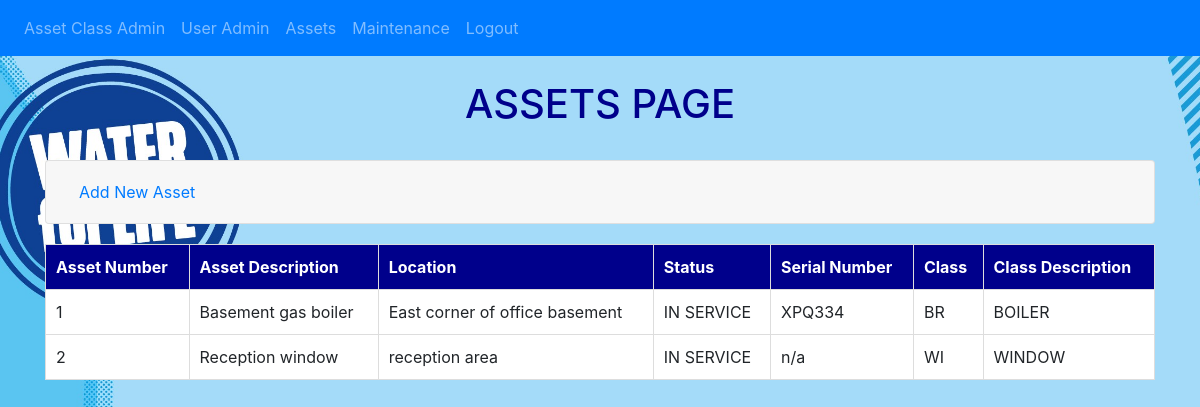
The app's page /assets (signed in) with its own data.
### website/models.py (models this page shows)
class Asset(db.Model):
    id = db.Column(db.Integer, primary_key=True, autoincrement=True)
    description = db.Column(db.String(50), nullable=False)
    location = db.Column(db.String(50), nullable=False)
    status = db.Column(db.String(20), nullable=False)
    serial_number = db.Column(db.String(50))
    class_code_id = db.Column(db.String(2), db.ForeignKey('assetclass.class_code'), nullable=False)
    maintenance = db.relationship('Maintenance', backref='asset', lazy=True)

class Assetclass(db.Model):
    class_code = db.Column(db.String(2), primary_key=True)
    class_desc = db.Column(db.String(50), nullable=False)
    assets = db.relationship('Asset', backref='assetclass', lazy=True)

### website/views.py (the view, shortened to what this page needs)
@views.route('/assets', methods=['GET', 'POST'])
@login_required
def assets():
    AssetList = db.session.query(Asset, Assetclass).join(Assetclass, Asset.class_code_id == Assetclass.class_code).all()
    return render_template("assets.html", user=current_user, asset_list=AssetList)

### website/__init__.py (called while the page is built)
def create_app():
    app = Flask(__name__)
    app.config.from_object('config.Config')
    db.init_app(app)
    from .views import  views
    from .auth import auth
    app.register_blueprint(views, url_prefix='/')
    app.register_blueprint(auth, url_prefix='/')
    from .models import User, Assetclass, Asset, Maintenance
    with app.app_context():
        db.create_all()
    login_manager = LoginManager()
    login_manager.login_view = 'auth.login'
    try:
        login_manager.init_app(app)
        @login_manager.user_loader
        def load_user(id):
            return User.query.get(int(id))
    except Exception as e:
        logging.error(f"Error loading user {id}: {e}")
        return None
    return app

### website/templates/assets.html (shortened to what this page needs)
{% extends "base.html" %}
{% block content %}<br><h1 style="text-align: center; color:darkblue;">ASSETS PAGE</h1><br>
<div class="accordion" id="userAssets">
<div class="card">
    <div class="card-header" id="headingAddAsset">
        <h2 class="mb-0">
            <button class="btn btn-link btn-block text-left" type="button" data-toggle="collapse" data-target="#collapseAddAsset" aria-expanded="false" aria-controls="collapseAddAsset">
                Add New Asset
            </button>
        </h2>
    </div>
</div>
</div>
<table>
    <thead>
        <tr>
            <th>Asset Number</th>
            <th>Asset Description</th>
            <th>Location</th>
            <th>Status</th>
            <th>Serial Number</th>
            <th>Class</th>
            <th>Class Description</th>
        </tr>
    </thead>
    <tbody>
        {% for asset, assetclass in asset_list %}
        <tr>
            <td>{{asset.id}}</td>
            <td>{{asset.description}}</td>
            <td>{{asset.location}}</td>
            <td>{{asset.status}}</td>
            <td>{{asset.serial_number}}</td>
            <td>{{asset.class_code_id}}</td>
            <td>{{assetclass.class_desc}}</td>
        </tr>
        {% endfor %}
    </tbody>
</table>
{% endblock %}

### website/templates/base.html (style rules this page uses)
table { width: 100%; margin: 20px auto; border-collapse: collapse; }
th, td { padding: 10px; text-align: left; border: 1px solid #ddd; }
th { background-color: darkblue; color: white; }
td { background-color: white; }

### records on screen
Asset: id "1", description "Basement gas boiler", location "East corner of office basement", status "IN SERVICE", serial_number "XPQ334", class_code_id "BR", class_desc "BOILER"
Asset: id "2", description "Reception window", location "reception area", status "IN SERVICE", serial_number "n/a", class_code_id "WI", class_desc "WINDOW"
